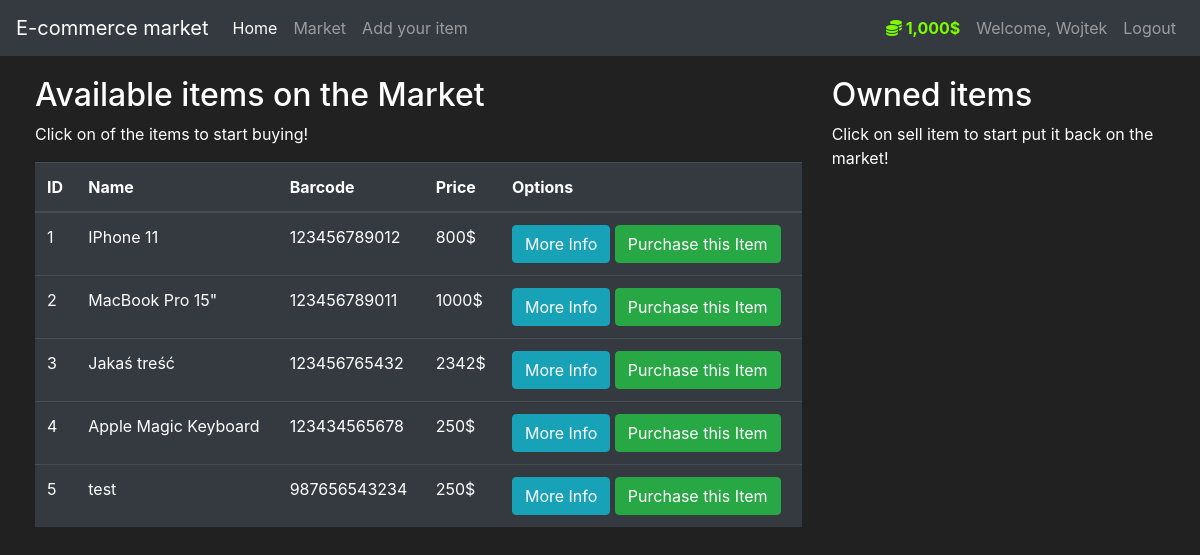
/market (signed in), run on an earlier commit of the app's database.
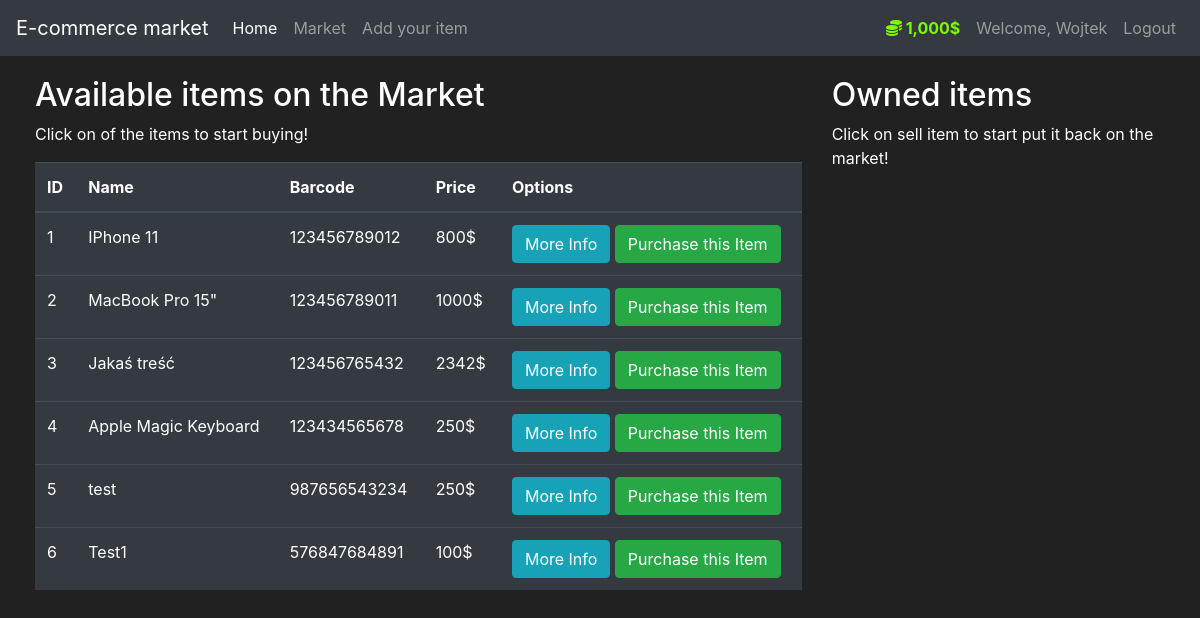
And on a later commit of the database.
### market/models.py (models this page shows, shortened)
class User(db.Model, UserMixin):
    id = db.Column(db.Integer(), primary_key=True)
    username = db.Column(db.String(length=30), nullable=False, unique=True)
    email_address = db.Column(db.String(length=50), nullable=False, unique=True)
    password_hash = db.Column(db.String(length=60), nullable=False)
    budget = db.Column(db.Integer(), nullable=False, default=1000)
    items = db.relationship('Item', backref='owned_user', lazy=True)
    @property
    def prettier_budget(self):
        if len(str(self.budget)) >= 4:
            return f"{str(self.budget)[:-3]},{str(self.budget)[-3:]}$"
        else:
            return f"{self.budget}$"
    @property
    def password(self):
        return self.password

class Item(db.Model):
    id = db.Column(db.Integer(), primary_key=True)
    name = db.Column(db.String(length=30), nullable=False, unique=True)
    price = db.Column(db.Integer(), nullable=False)
    barcode = db.Column(db.String(length=12), nullable=False, unique=True)
    description = db.Column(db.String(length=1024), nullable=False, unique=True)
    owner = db.Column(db.Integer(), db.ForeignKey('user.id'))

### market/routes.py (the view, shortened to what this page needs)
@app.route('/market', methods=['GET', 'POST'])
@login_required
def market_page():
    purchase_form = PurchaseItemForm()
    selling_form = SellItemForm()
    if request.method == "GET":
        items = Item.query.filter_by(owner=None)
        owned_items = Item.query.filter_by(owner=current_user.id)
        return render_template('market.html',
                               items=items,
                               purchase_form=purchase_form,
                               owned_items=owned_items,
                               selling_form=selling_form)

### market/models.py (called while the page is built)
@login_manager.user_loader
def load_user(user_id):
    return User.query.get(int(user_id))

### market/templates/market.html (shortened to what this page needs)
{% extends 'base.html' %}
{% block content %}
<div class="row" style="margin-top: 20px; margin-left: 20px;">
   <div class="col-8">
      <h2>Available items on the Market</h2>
      <p>Click on of the items to start buying!</p>
      <table class="table table-hover table-dark">
         <thead>
            <tr>
               <th scope="col">ID</th>
               <th scope="col">Name</th>
               <th scope="col">Barcode</th>
               <th scope="col">Price</th>
               <th scope="col">Options</th>
            </tr>
         </thead>
         <tbody>
            {% for item in items %}
            <tr>
               <td>{{ item.id }}</td>
               <td>{{ item.name }}</td>
               <td>{{ item.barcode }}</td>
               <td>{{ item.price }}$</td>
               <td>
                  <button class="btn btn-outline btn-info" data-toggle="modal" data-target="#Modal-MoreInfo-{{ item.id }}">More Info</button>
                  <button class="btn btn-outline btn-success" data-toggle="modal" data-target="#Modal-PurchaseConfirm-{{ item.id }}">Purchase this Item</button>
               </td>
            </tr>
            {% endfor %}
         </tbody>
      </table>
   </div>
   <div class="col-4">
      <h2>Owned items</h2>
      <p>Click on sell item to start put it back on the market!</p>
      <br>
   </div>
</div>
{% endblock %}

### market/templates/base.html (shortened to what this page needs)
<!doctype html>
<html lang="en">
   <head>
      <link rel="stylesheet" href="https://cdn.jsdelivr.net/npm/bootstrap@4.5.3/dist/css/bootstrap.min.css">
   </head>
   <body>
    <nav class="navbar navbar-expand-md navbar-dark bg-dark">
        <a class="navbar-brand" href="#">E-commerce market</a>
        <div class="collapse navbar-collapse" id="navbarNav">
            <ul class="navbar-nav mr-auto">
                <li class="nav-item active">
                    <a class="nav-link" href="{{ url_for('home_page') }}">Home <span class="sr-only">(current)</span></a>
                </li>
                <li class="nav-item">
                    <a class="nav-link" href="{{ url_for('market_page') }}">Market</a>
                </li>
                <li class="nav-item">
                    <a class="nav-link" href="{{ url_for('sell_your_own_item') }}">Add your item</a>
                </li>
            </ul>
            {% if current_user.is_authenticated %}
                <ul class="navbar-nav">
                    <li class="nav-item">
                        <a class="nav-link" style="color: lawngreen; font-weight: bold">
                            <i class="fas fa-coins"></i>
                            {{ current_user.prettier_budget }}
                        </a>
                    </li>
                    <li class="nav-item">
                        <a class="nav-link">Welcome, {{ current_user.username }}</a>
                    </li>
                    <li class="nav-item">
                        <a class="nav-link" href="{{ url_for('logout_page') }}">Logout</a>
                    </li>
                </ul>
            {% endif %}
        </div>
    </nav>
      {% block content %}{% endblock %}
   </body>
</html>

### market/templates/base.html (style rules this page uses)
body { background-color: #212121; color: white }

What changed in the data, as far as the page shows it:
added Item: id "6", name "Test1", barcode "576847684891", price "100"
